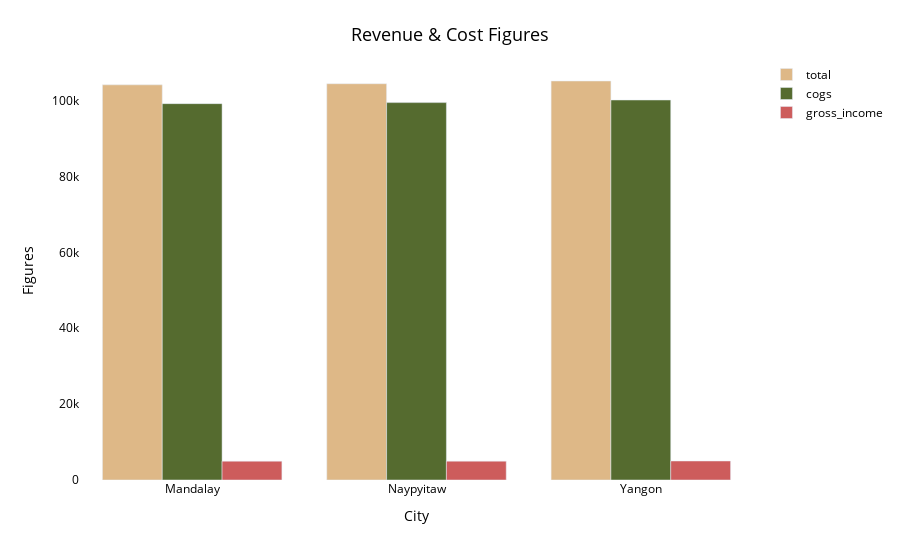

The code cell stored with this chart in its notebook:
### Code cell
fig33= px.bar(marketcity, x='city', y=['total', 'cogs', 'gross_income'],
             hover_name="city",color_discrete_sequence = ['burlywood','darkolivegreen','indianred'])
fig33.update_layout(title={'text': 'Revenue & Cost Figures','font': {'color': 'black', 'size': 18}},
                    title_x=0.5, title_y=0.95, xaxis_title='City', 
                    yaxis_title='Figures', plot_bgcolor='rgba(0,0,0,0)', 
                    paper_bgcolor='rgba(0,0,0,0)', barmode='group', legend_title_text='',font_color='black' )
fig33.show()

### Figure 1 — Plotly figure (JSON) as saved in the notebook; plotly's stock layout.template omitted (floating-point values rounded to 4 significant figures)
{"data": [{"alignmentgroup": "True", "hovertemplate": "<b>%{hovertext}</b><br><br>variable=total<br>city=%{x}<br>value=%{y}<extra></extra>", "hovertext": ["Mandalay", "Naypyitaw", "Yangon"], "legendgroup": "total", "marker": {"color": "burlywood"}, "name": "total", "offsetgroup": "total", "orientation": "v", "showlegend": true, "textposition": "auto", "type": "bar", "x": ["Mandalay", "Naypyitaw", "Yangon"], "xaxis": "x", "y": [104200.0, 104400.0, 105200.0], "yaxis": "y"}, {"alignmentgroup": "True", "hovertemplate": "<b>%{hovertext}</b><br><br>variable=cogs<br>city=%{x}<br>value=%{y}<extra></extra>", "hovertext": ["Mandalay", "Naypyitaw", "Yangon"], "legendgroup": "cogs", "marker": {"color": "darkolivegreen"}, "name": "cogs", "offsetgroup": "cogs", "orientation": "v", "showlegend": true, "textposition": "auto", "type": "bar", "x": ["Mandalay", "Naypyitaw", "Yangon"], "xaxis": "x", "y": [99190.0, 99470.0, 100200.0], "yaxis": "y"}, {"alignmentgroup": "True", "hovertemplate": "<b>%{hovertext}</b><br><br>variable=gross_income<br>city=%{x}<br>value=%{y}<extra></extra>", "hovertext": ["Mandalay", "Naypyitaw", "Yangon"], "legendgroup": "gross_income", "marker": {"color": "indianred"}, "name": "gross_income", "offsetgroup": "gross_income", "orientation": "v", "showlegend": true, "textposition": "auto", "type": "bar", "x": ["Mandalay", "Naypyitaw", "Yangon"], "xaxis": "x", "y": [4960.0, 4973.0, 5008.0], "yaxis": "y"}], "layout": {"barmode": "group", "font": {"color": "black"}, "legend": {"title": {"text": ""}, "tracegroupgap": 0}, "margin": {"t": 60}, "paper_bgcolor": "rgba(0,0,0,0)", "plot_bgcolor": "rgba(0,0,0,0)", "title": {"font": {"color": "black", "size": 18}, "text": "Revenue & Cost Figures", "x": 0.5, "y": 0.95}, "xaxis": {"anchor": "y", "domain": [0, 1], "title": {"text": "City"}}, "yaxis": {"anchor": "x", "domain": [0, 1], "title": {"text": "Figures"}}}}
